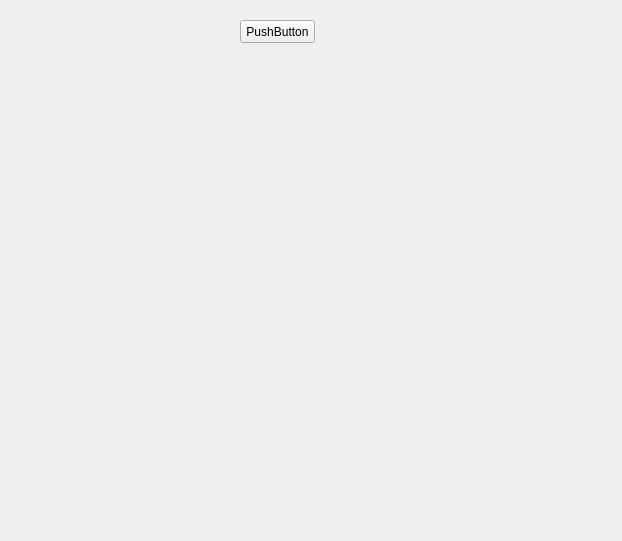
<?xml version="1.0" encoding="UTF-8"?>
<ui version="4.0">
 <class>Widget</class>
 <widget class="QWidget" name="Widget">
  <property name="geometry">
   <rect>
    <x>0</x>
    <y>0</y>
    <width>622</width>
    <height>541</height>
   </rect>
  </property>
  <property name="windowTitle">
   <string>Widget</string>
  </property>
  <widget class="QPushButton" name="pushButton">
   <property name="geometry">
    <rect>
     <x>240</x>
     <y>20</y>
     <width>75</width>
     <height>23</height>
    </rect>
   </property>
   <property name="text">
    <string>PushButton</string>
   </property>
  </widget>
 </widget>
 <resources/>
 <connections/>
</ui>
